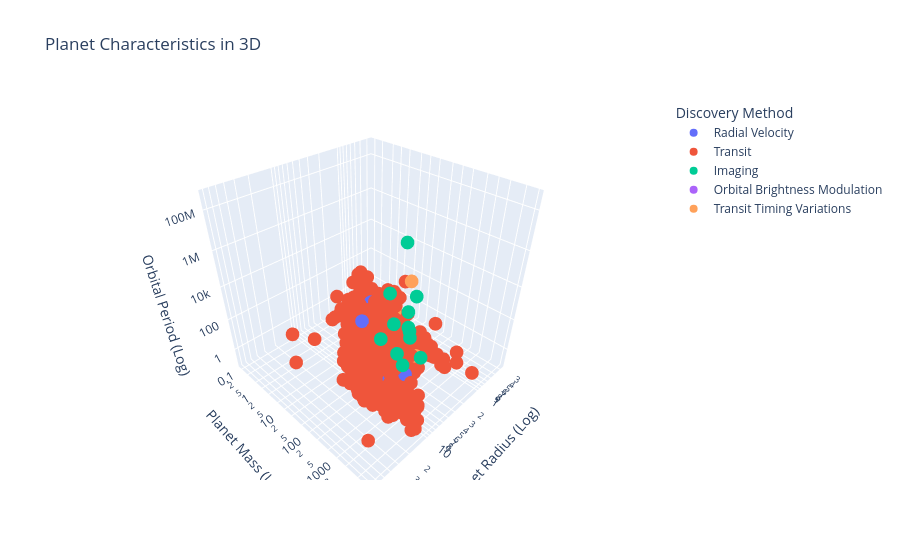

Source (notebook cell):
### Markdown cell above
## 9.  3D Visualization: Exploring Planet Characteristics

### Code cell
#Create Interactive Plot in plotly.express
import plotly.express as px
import plotly.io as pio


fig = px.scatter_3d(
    df,
    x="pl_rade",
    y="pl_bmasse",
    z="pl_orbper",
    color="discoverymethod",
    title="Planet Characteristics in 3D",
    labels={
        "pl_rade": "Planet Radius (Log)",
        "pl_bmasse": "Planet Mass (Log)",
        "pl_orbper": "Orbital Period (Log)",
        "discoverymethod": "Discovery Method"
    },
    log_x=True,
    log_y=True,
    log_z=True
)

fig.show()

### Figure 1 — Plotly figure (JSON) as saved in the notebook; plotly's stock layout.template omitted (floating-point values rounded to 4 significant figures; data arrays with more than 128 entries replaced by an {"elided": "..."} marker saying what was removed)
{"data": [{"hovertemplate": "Discovery Method=Radial Velocity<br>Planet Radius (Log)=%{x}<br>Planet Mass (Log)=%{y}<br>Orbital Period (Log)=%{z}<extra></extra>", "legendgroup": "Radial Velocity", "marker": {"color": "#636efa", "symbol": "circle"}, "mode": "markers", "name": "Radial Velocity", "scene": "scene", "showlegend": true, "type": "scatter3d", "x": [1.933, 4.2, 2.63, 8.4, 4.135, 1.315, 2.114, 11.21, 12.76, 1.593, 2.781, 2.507, 8.295, 1.282, 12.26, 12.77, 15.47, 1.567, 1.507, 1.61, 1.31, 0.91, 12.31, 3.001, 11.24, 2.49, 4.272, 2.341, 1.565, 1.454, 1.52, 2.61, 3.334, 2.18], "y": [8.117, 13.9, 8.917, 56.16, 22.66, 2.82, 10.5, 2543.0, 689.7, 4.7, 11.23, 8.74, 113.6, 2.22, 1026.0, 365.5, 217.7, 4.234, 3.528, 16.28, 7.723, 4.1, 120.0, 11.1, 1308.0, 17.2, 42.44, 8.2, 4.5, 5.12, 3.51, 14.0, 21.13, 6.7], "z": [0.7365, 3.337, 51.21, 747.3, 2.644, 1.467, 6.743, 109.8, 6.135, 11.58, 27.59, 107.4, 2.876, 2.178, 21.22, 2.219, 3.525, 3.093, 6.765, 46.72, 22.79, 10.64, 2.818, 21.4, 111.4, 146.1, 55.09, 9.49, 3.538, 6.43, 4.157, 34.56, 15.54, 8.466]}, {"hovertemplate": "Discovery Method=Transit<br>Planet Radius (Log)=%{x}<br>Planet Mass (Log)=%{y}<br>Orbital Period (Log)=%{z}<extra></extra>", "legendgroup": "Transit", "marker": {"color": "#EF553B", "symbol": "circle"}, "mode": "markers", "name": "Transit", "scene": "scene", "showlegend": true, "type": "scatter3d", "x": {"elided": "1594 float values"}, "y": {"elided": "1594 float values"}, "z": {"elided": "1594 float values"}}, {"hovertemplate": "Discovery Method=Imaging<br>Planet Radius (Log)=%{x}<br>Planet Mass (Log)=%{y}<br>Orbital Period (Log)=%{z}<extra></extra>", "legendgroup": "Imaging", "marker": {"color": "#00cc96", "symbol": "circle"}, "mode": "markers", "name": "Imaging", "scene": "scene", "showlegend": true, "type": "scatter3d", "x": [20.85, 12.44, 15.69, 14.01, 16.37, 9.863, 12.1, 11.54, 11.6, 22.53, 14.12, 17.65], "y": [2479.0, 2272.0, 1939.0, 8899.0, 4036.0, 2000.0, 3000.0, 3000.0, 3178.0, 1748.0, 5562.0, 3147.0], "z": [8040000.0, 402000000.0, 117000.0, 9975.0, 2090.0, 170000.0, 69000.0, 39310.0, 19410.0, 43500.0, 5800000.0, 7955.0]}, {"hovertemplate": "Discovery Method=Orbital Brightness Modulation<br>Planet Radius (Log)=%{x}<br>Planet Mass (Log)=%{y}<br>Orbital Period (Log)=%{z}<extra></extra>", "legendgroup": "Orbital Brightness Modulation", "marker": {"color": "#ab63fa", "symbol": "circle"}, "mode": "markers", "name": "Orbital Brightness Modulation", "scene": "scene", "showlegend": true, "type": "scatter3d", "x": [0.759, 0.867, 13.67], "y": [0.44, 0.655, 635.7], "z": [0.2401, 0.3429, 1.545]}, {"hovertemplate": "Discovery Method=Transit Timing Variations<br>Planet Radius (Log)=%{x}<br>Planet Mass (Log)=%{y}<br>Orbital Period (Log)=%{z}<extra></extra>", "legendgroup": "Transit Timing Variations", "marker": {"color": "#FFA15A", "symbol": "circle"}, "mode": "markers", "name": "Transit Timing Variations", "scene": "scene", "showlegend": true, "type": "scatter3d", "x": [1.81, 1.75, 0.37, 2.026, 2.98, 1.497, 2.62, 2.405, 1.808, 11.13], "y": [36.0, 8.5, 8.1, 3.5, 29.9, 119.9, 58.2, 11.0, 7.6, 4513.0], "z": [56.26, 9.341, 51.21, 4.7, 7.171, 4.176, 6.319, 12.33, 2.194, 2800.0]}], "layout": {"legend": {"title": {"text": "Discovery Method"}, "tracegroupgap": 0}, "scene": {"domain": {"x": [0, 1], "y": [0, 1]}, "xaxis": {"title": {"text": "Planet Radius (Log)"}, "type": "log"}, "yaxis": {"title": {"text": "Planet Mass (Log)"}, "type": "log"}, "zaxis": {"title": {"text": "Orbital Period (Log)"}, "type": "log"}}, "title": {"text": "Planet Characteristics in 3D"}}}
